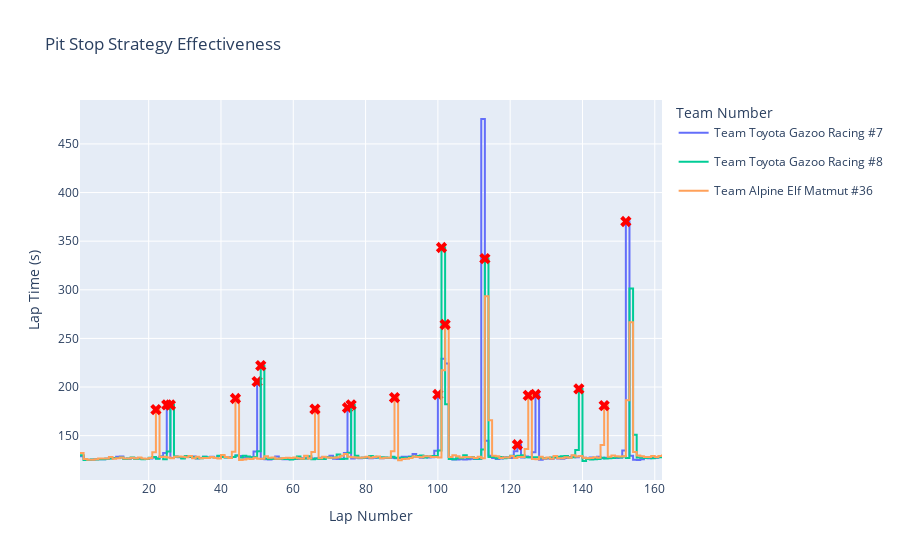

Notebook code cell kept with this figure:
### Markdown cell above
## Pit Stop Strategy Effectiveness

### Code cell
import plotly.graph_objects as go

fig = go.Figure()

for team in spa["team_no"].unique():
    team_df = spa[spa["team_no"] == team]

    fig.add_trace(go.Scatter(
        x=team_df["lap_number"],
        y=team_df["lap_time_s"],
        mode="lines",
        line=dict(shape="hv"),
        name=f"Team {team}",
        legendgroup=str(team),  
        showlegend=True
    ))

    pit_laps = team_df[team_df["pit_time_sec"].notna() & (team_df["pit_time_sec"] > 0)]
    fig.add_trace(go.Scatter(
        x=pit_laps["lap_number"],
        y=pit_laps["lap_time_s"],
        mode="markers",
        marker=dict(size=10, symbol="x", color="red"),
        name="Pit Stop",
        legendgroup=str(team),  
        showlegend=False        
    ))

fig.update_layout(
    title="Pit Stop Strategy Effectiveness",
    xaxis_title="Lap Number",
    yaxis_title="Lap Time (s)",
    legend_title="Team Number"
)

fig.show()

### Figure 1 — Plotly figure (JSON) as saved in the notebook; plotly's stock layout.template omitted (floating-point values rounded to 4 significant figures; data arrays with more than 128 entries replaced by an {"elided": "..."} marker saying what was removed)
{"data": [{"legendgroup": "Toyota Gazoo Racing #7", "line": {"shape": "hv"}, "mode": "lines", "name": "Team Toyota Gazoo Racing #7", "showlegend": true, "type": "scatter", "x": {"elided": "161 int values"}, "y": {"elided": "161 float values"}}, {"legendgroup": "Toyota Gazoo Racing #7", "marker": {"color": "red", "size": 10, "symbol": "x"}, "mode": "markers", "name": "Pit Stop", "showlegend": false, "type": "scatter", "x": [25, 50, 75, 100, 122, 127, 152], "y": [181.6, 205.5, 178.7, 192.3, 140.6, 192.3, 370.2]}, {"legendgroup": "Toyota Gazoo Racing #8", "line": {"shape": "hv"}, "mode": "lines", "name": "Team Toyota Gazoo Racing #8", "showlegend": true, "type": "scatter", "x": {"elided": "162 int values"}, "y": {"elided": "162 float values"}}, {"legendgroup": "Toyota Gazoo Racing #8", "marker": {"color": "red", "size": 10, "symbol": "x"}, "mode": "markers", "name": "Pit Stop", "showlegend": false, "type": "scatter", "x": [26, 51, 76, 101, 113, 139], "y": [181.5, 222.0, 181.6, 343.5, 332.1, 198.1]}, {"legendgroup": "Alpine Elf Matmut #36", "line": {"shape": "hv"}, "mode": "lines", "name": "Team Alpine Elf Matmut #36", "showlegend": true, "type": "scatter", "x": {"elided": "162 int values"}, "y": {"elided": "162 float values"}}, {"legendgroup": "Alpine Elf Matmut #36", "marker": {"color": "red", "size": 10, "symbol": "x"}, "mode": "markers", "name": "Pit Stop", "showlegend": false, "type": "scatter", "x": [22, 44, 66, 88, 102, 125, 146], "y": [176.7, 188.2, 177.3, 189.2, 264.3, 191.4, 180.9]}], "layout": {"legend": {"title": {"text": "Team Number"}}, "title": {"text": "Pit Stop Strategy Effectiveness"}, "xaxis": {"title": {"text": "Lap Number"}}, "yaxis": {"title": {"text": "Lap Time (s)"}}}}
